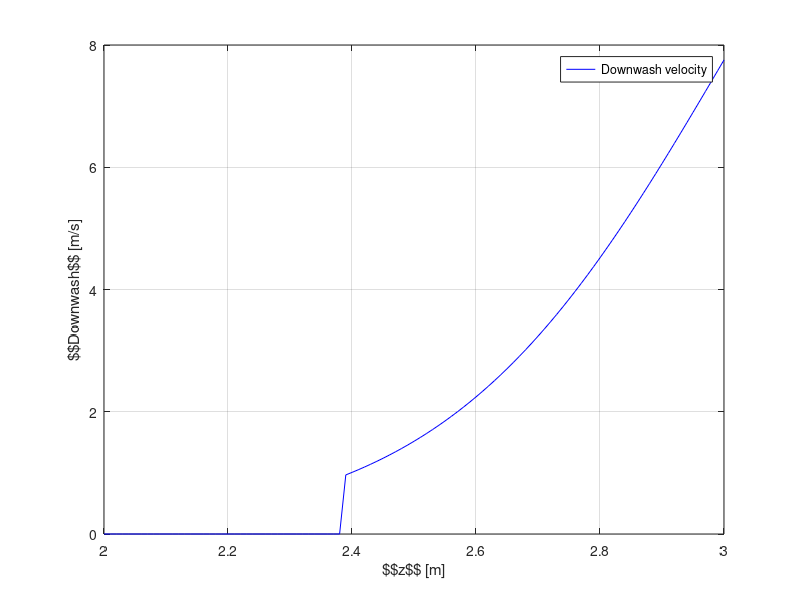

This figure's MATLAB source: (Note: this script raises an error after producing the figure.)
%% 2D Simulation

% drones' characteristics
m = 5;
rotor_r = 0.18;
T1 = 60;
disk_area = pi*rotor_r^2;
air_d = 1.225;

% drone's 2 thrust in hover state
T2 = m * 9.81;

% thrust per rotor disk
T1 = T1/4;
T2 = T2/4;

% simulation setup
z_r = 3.0;
z = 2:0.01:z_r;

height_diff = z_r - z;

% downwash shapping parameters
% sugested by Gemini
k = 0.8;                % between 0 and 1
h = 2*rotor_r;          % in the range of rotor diameter or slightly larger

% Drone 1 induced veocity per rotor 
vi1 = sqrt(T1/(2*air_d*disk_area));

% Drone 1 downwash velocity
vc = vi1  + vi1*tanh(-k*(height_diff)/h);

% Drone 2 induced velocity
vi2 = sqrt(T2/(2*air_d*disk_area));

% velocity necessary to affect
v_turb = vi2 * 0.20;

% position in z where downwash becames negligible
z_dw_bound = z_r - (h/k) * atanh((v_turb/vi1) - 1);

% radial distance where downwash becames negligible
dw_radius = z_dw_bound - z_r ;

condition = rotor_r ./sqrt(1 + tanh(-k*( height_diff )./h));

vc(condition > dw_radius) = 0;

figure(7);
plot(z, vc, 'b');
hold off;
grid on;
xlabel('$$z$$ [m]');
legend('Downwash velocity')
ylabel('$$Downwash$$ [m/s]');



%% 3D Vectorial field
% Define the position of the rotor disk
disk_center = [1, 1, 3];
disk_radius = 0.18;

[X, Y, Z] = meshgrid(0:0.10:3, 0:0.10:3,0:0.15:3);
x = reshape(X, [], 1);
y = reshape(Y, [], 1);
z = reshape(Z, [], 1);

% Initialize arrays for velocity components
u = zeros(size(x));
v = zeros(size(y));
w = zeros(size(z));

% Compute the velocity field based on the downwash vector at each point
for i = 1:numel(x)
    % Calculate the radial distance from the rotor disk center
    radial_dist = sqrt((x(i) - disk_center(1))^2 + (y(i) - disk_center(2))^2);
    
    % Check if the point is within the rotor disk
    if radial_dist <= disk_radius
        w(i) = vd_store(i); % Inside the rotor disk
    else
        w(i) = 0; % Outside the rotor disk (no downwash)
    end
end

% Visualize the vector field
quiver3(x, y, z, u, v, w, 'b'); % Blue arrows representing the field
hold on;

% Plot the rotor disk (a circle in 3D space)
theta = linspace(0, 2*pi, 100);
disk_x = disk_center(1) + disk_radius * cos(theta);
disk_y = disk_center(2) + disk_radius * sin(theta);
disk_z = disk_center(3) * ones(size(theta));



plot3(disk_x, disk_y, disk_z, 'g', 'LineWidth', 0.5);


% Define the number of propeller blades
num_blades = 8;

% Create propeller blades (assuming they are evenly spaced)
blade_angles = linspace(0, 2*pi, num_blades + 1);
blade_length = 0.18; % Adjust blade length as needed

for i = 1:num_blades
    blade_start_x = disk_center(1) + 0.001 * disk_radius * cos(blade_angles(i));
    blade_start_y = disk_center(2) + 0.001 * disk_radius * sin(blade_angles(i));
    blade_end_x = blade_start_x + blade_length * cos(blade_angles(i));
    blade_end_y = blade_start_y + blade_length * sin(blade_angles(i));
    
    % Plot each blade
    plot3([blade_start_x, blade_end_x], [blade_start_y, blade_end_y], [disk_center(3), disk_center(3)], 'g', 'LineWidth', 1);
end


xlabel('X');
ylabel('Y');
zlabel('Z');
title('3D Vector Field of Downwash Speed Below Rotor Disk');
grid on;
axis tight;
view(30, 30); % Adjust the view angle
hold off;



